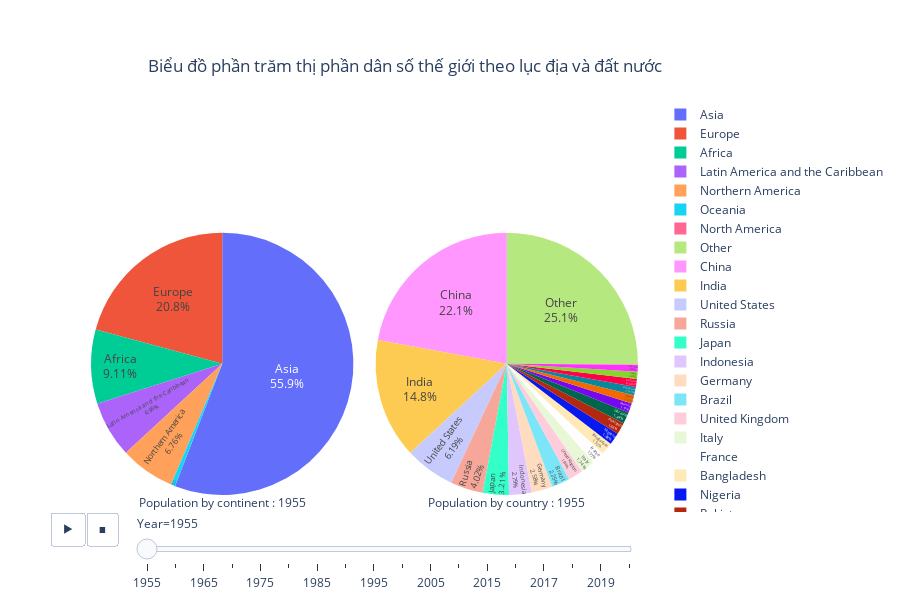

The notebook cell this image was saved under:
### Markdown cell above
### **Tỉ lệ dân số qua các năm**

Về tỉ lệ ta sẽ vẽ biểu đồ tròn để trực quan, có 2 biểu đồ: Châu lục và quốc gia. Trong đó, độ lớn của biểu đồ biểu thị cho tổng dân số.

### Code cell
fig_dict = {
    "data": [],
    "layout": {},
    "frames": []
}

world_pop={i : sum(df[df['Year']==i]['Population']) for i in df['Year'].unique()}
minyear=min(df['Year'].unique())
df_=df[df['Year']==minyear]
df_=df_.sort_values(by=['Population'],ascending=False).reset_index(drop=True)
df_.loc[df_['Population'] < df_.iloc[20]['Population'], 'Country'] = 'Other'

df_ = df_.groupby('Country')['Population'].sum().reset_index()

df_.index=df_.pop('Country')
df_=df_[['Population']].T


continent_df_=continent_df[continent_df['Year']==minyear]
continent_df_.index=continent_df_.pop('Continent')
continent_df_=continent_df_[['Population']].T

fig_dict["data"] = [
                        go.Pie(labels=continent_df_.columns,
                           title=f"Population by continent : {minyear}",
                           titleposition='bottom center',
                           values=continent_df_.iloc[0],
                           sort=True,
                           domain={'x': [0, 0.5], 'y': [0.0, 0.5+0.5*(world_pop[minyear]/max(world_pop.values()))]},
                           textinfo='percent+label',
                           textposition='inside',
                           hovertemplate= 'Continent=%{label}<br>Population=%{value}<extra></extra>'),
                        go.Pie(labels=df_.columns,
                           title=f"Population by country : {minyear}",
                           titleposition='bottom center',
                           values=df_.iloc[0],
                           sort=True,
                           domain={'x': [0.5, 1], 'y': [0, 0.5+0.5*(world_pop[minyear]/max(world_pop.values()))]},
                           textinfo='percent+label',
                           textposition='inside',
                           hovertemplate= 'Country=%{label}<br>Population=%{value}<extra></extra>'),]
frames_list = []
sliders_dict ={'steps':[]}
for index in df['Year'].unique() :
    df_=df[df['Year']==index]
    df_=df_.sort_values(by=['Population'],ascending=False).reset_index(drop=True)
    df_.loc[df_['Population'] < df_.iloc[20]['Population'], 'Country'] = 'Other'
    df_ = df_.groupby('Country')['Population'].sum().reset_index()
    df_.index=df_.pop('Country')
    df_=df_[['Population']].T
    continent_df_=continent_df[continent_df['Year']==index]
    continent_df_.index=continent_df_.pop('Continent')
    continent_df_=continent_df_[['Population']].T
    frames_list.append(
        go.Frame(data=[
                        go.Pie(labels=continent_df_.columns,
                           title="Population by continent : "+str(index),
                           titleposition='bottom center',
                           values=continent_df_.iloc[0],
                           sort=True,
                           domain={'x': [0.0, 0.5], 'y': [0.0, 0.5+0.5*(world_pop[index]/max(world_pop.values()))]},
                           textinfo='percent+label',
                           textposition='inside',
                           hovertemplate= 'Continent=%{label}<br>Population=%{value}<extra></extra>'),
                        go.Pie(labels=df_.columns,
                           title="Population by country : "+str(index),
                           titleposition='bottom center',
                           values=df_.iloc[0],
                           sort=True,
                           domain={'x': [0.5, 1], 'y': [0.0, 0.5+0.5*(world_pop[index]/max(world_pop.values()))]},
                           textinfo='percent+label',
                           textposition='inside',
                           hovertemplate= 'Country=%{label}<br>Population=%{value}<extra></extra>'),]
                           ,
                name= str(index))
    )
    slider_step = {'args': [
        [index],

       {'frame': {'duration': 0, 'redraw': True},
                        'mode': 'immediate', 'fromcurrent': True, 'transition':
                        {'duration': 0, 'easing': 'linear'}}
     ],
     'label': str(index),
     'method': 'animate'}
    sliders_dict['steps'].append(slider_step)

# create buttons for animations : Play, Pause
fig_dict["layout"]["sliders"] =sliders
fig_dict["layout"]["updatemenus"] =updatemenus
fig_dict['layout']['updatemenus'][0]['pad']=dict(r= 20, t= 0)
fig_dict['layout']['sliders'][0]['pad']=dict(r= 10, t= 0)
# add our list of frames to our dictionary
fig_dict["frames"] = frames_list
# create final figure
fig = go.Figure(fig_dict)
fig.update_layout(height=int(600))
fig.update_layout(
    title={
        'text': "Biểu đồ phần trăm thị phần dân số thế giới theo lục địa và đất nước",
        'y':0.9,
        'x':0.45,
        'xanchor': 'center',
        'yanchor': 'top'})


fig.write_html(f"./3 visualization/3 {fig['layout']['title']['text']}.html")
fig.show()

### Figure 1 — Plotly figure (JSON) as saved in the notebook; plotly's stock layout.template omitted (floating-point values rounded to 4 significant figures)
{"data": [{"domain": {"x": [0, 0.5], "y": [0, 0.6779]}, "hovertemplate": "Continent=%{label}<br>Population=%{value}<extra></extra>", "labels": ["Africa", "Asia", "Europe", "Latin America and the Caribbean", "North America", "Northern America", "Oceania"], "sort": true, "textinfo": "percent+label", "textposition": "inside", "title": {"position": "bottom center", "text": "Population by continent : 1955"}, "type": "pie", "values": [252748903, 1549041895, 576678796, 192724974, 2245, 187430408, 14525949]}, {"domain": {"x": [0.5, 1], "y": [0, 0.6779]}, "hovertemplate": "Country=%{label}<br>Population=%{value}<extra></extra>", "labels": ["Bangladesh", "Brazil", "China", "France", "Germany", "India", "Indonesia", "Italy", "Japan", "Mexico", "Nigeria", "Other", "Pakistan", "Poland", "Russia", "Spain", "Thailand", "Turkey", "Ukraine", "United Kingdom", "United States", "Vietnam"], "sort": true, "textinfo": "percent+label", "textposition": "inside", "title": {"position": "bottom center", "text": "Population by country : 1955"}, "type": "pie", "values": [42086301, 62533919, 612241554, 43411367, 71537459, 409880595, 77273425, 48335578, 89018257, 32350596, 41086100, 696338641, 40488030, 27269749, 111355300, 29048395, 23711132, 24270600, 40019491, 51063902, 171685336, 28147443]}], "layout": {"height": 600, "sliders": [{"active": 0, "currentvalue": {"prefix": "Year="}, "len": 0.9, "pad": {"r": 10, "t": 0}, "steps": [{"args": [["1955"], {"frame": {"duration": 0, "redraw": true}, "fromcurrent": true, "mode": "immediate", "transition": {"duration": 0, "easing": "linear"}}], "label": "1955", "method": "animate"}, {"args": [["1960"], {"frame": {"duration": 0, "redraw": true}, "fromcurrent": true, "mode": "immediate", "transition": {"duration": 0, "easing": "linear"}}], "label": "1960", "method": "animate"}, {"args": [["1965"], {"frame": {"duration": 0, "redraw": true}, "fromcurrent": true, "mode": "immediate", "transition": {"duration": 0, "easing": "linear"}}], "label": "1965", "method": "animate"}, {"args": [["1970"], {"frame": {"duration": 0, "redraw": true}, "fromcurrent": true, "mode": "immediate", "transition": {"duration": 0, "easing": "linear"}}], "label": "1970", "method": "animate"}, {"args": [["1975"], {"frame": {"duration": 0, "redraw": true}, "fromcurrent": true, "mode": "immediate", "transition": {"duration": 0, "easing": "linear"}}], "label": "1975", "method": "animate"}, {"args": [["1980"], {"frame": {"duration": 0, "redraw": true}, "fromcurrent": true, "mode": "immediate", "transition": {"duration": 0, "easing": "linear"}}], "label": "1980", "method": "animate"}, {"args": [["1985"], {"frame": {"duration": 0, "redraw": true}, "fromcurrent": true, "mode": "immediate", "transition": {"duration": 0, "easing": "linear"}}], "label": "1985", "method": "animate"}, {"args": [["1990"], {"frame": {"duration": 0, "redraw": true}, "fromcurrent": true, "mode": "immediate", "transition": {"duration": 0, "easing": "linear"}}], "label": "1990", "method": "animate"}, {"args": [["1995"], {"frame": {"duration": 0, "redraw": true}, "fromcurrent": true, "mode": "immediate", "transition": {"duration": 0, "easing": "linear"}}], "label": "1995", "method": "animate"}, {"args": [["2000"], {"frame": {"duration": 0, "redraw": true}, "fromcurrent": true, "mode": "immediate", "transition": {"duration": 0, "easing": "linear"}}], "label": "2000", "method": "animate"}, {"args": [["2005"], {"frame": {"duration": 0, "redraw": true}, "fromcurrent": true, "mode": "immediate", "transition": {"duration": 0, "easing": "linear"}}], "label": "2005", "method": "animate"}, {"args": [["2010"], {"frame": {"duration": 0, "redraw": true}, "fromcurrent": true, "mode": "immediate", "transition": {"duration": 0, "easing": "linear"}}], "label": "2010", "method": "animate"}, {"args": [["2015"], {"frame": {"duration": 0, "redraw": true}, "fromcurrent": true, "mode": "immediate", "transition": {"duration": 0, "easing": "linear"}}], "label": "2015", "method": "animate"}, {"args": [["2016"], {"frame": {"duration": 0, "redraw": true}, "fromcurrent": true, "mode": "immediate", "transition": {"duration": 0, "easing": "linear"}}], "label": "2016", "method": "animate"}, {"args": [["2017"], {"frame": {"duration": 0, "redraw": true}, "fromcurrent": true, "mode": "immediate", "transition": {"duration": 0, "easing": "linear"}}], "label": "2017", "method": "animate"}, {"args": [["2018"], {"frame": {"duration": 0, "redraw": true}, "fromcurrent": true, "mode": "immediate", "transition": {"duration": 0, "easing": "linear"}}], "label": "2018", "method": "animate"}, {"args": [["2019"], {"frame": {"duration": 0, "redraw": true}, "fromcurrent": true, "mode": "immediate", "transition": {"duration": 0, "easing": "linear"}}], "label": "2019", "method": "animate"}, {"args": [["2020"], {"frame": {"duration": 0, "redraw": true}, "fromcurrent": true, "mode": "immediate", "transition": {"duration": 0, "easing": "linear"}}], "label": "2020", "method": "animate"}], "x": 0.1, "xanchor": "left", "y": 0, "yanchor": "top"}], "title": {"text": "Biểu đồ phần trăm thị phần dân số thế giới theo lục địa và đất nước", "x": 0.45, "xanchor": "center", "y": 0.9, "yanchor": "top"}, "updatemenus": [{"buttons": [{"args": [null, {"frame": {"duration": 500, "redraw": true}, "fromcurrent": true, "mode": "immediate", "transition": {"duration": 500, "easing": "linear"}}], "label": "&#9654;", "method": "animate"}, {"args": [[null], {"frame": {"duration": 0, "redraw": true}, "fromcurrent": true, "mode": "immediate", "transition": {"duration": 0, "easing": "linear"}}], "label": "&#9724;", "method": "animate"}], "direction": "left", "pad": {"r": 20, "t": 0}, "showactive": false, "type": "buttons", "x": 0.1, "xanchor": "right", "y": 0, "yanchor": "top"}]}}
